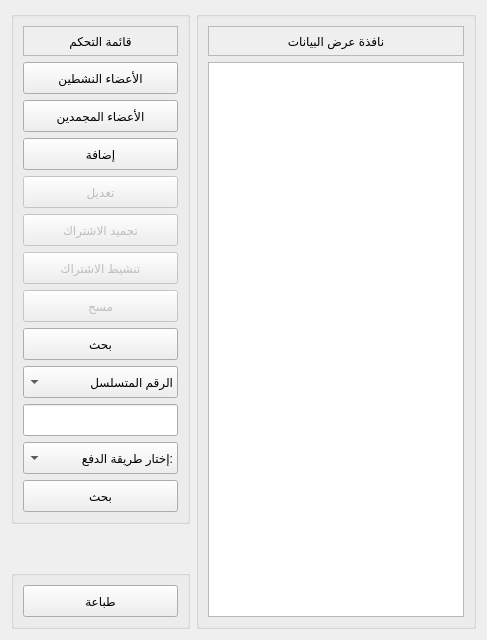
        <widget class="QWidget" name="addMemberTabPage1_2">
         <attribute name="title">
          <string>الأعضاء</string>
         </attribute>
         <layout class="QGridLayout" name="gridLayout">
          <item row="0" column="1">
           <layout class="QVBoxLayout" name="verticalLayout_17">
            <property name="sizeConstraint">
             <enum>QLayout::SetFixedSize</enum>
            </property>
            <item>
             <widget class="QGroupBox" name="groupBox_3">
              <property name="sizePolicy">
               <sizepolicy hsizetype="Preferred" vsizetype="Fixed">
                <horstretch>0</horstretch>
                <verstretch>0</verstretch>
               </sizepolicy>
              </property>
              <property name="layoutDirection">
               <enum>Qt::RightToLeft</enum>
              </property>
              <property name="title">
               <string/>
              </property>
              <layout class="QVBoxLayout" name="verticalLayout_15">
               <item>
                <widget class="QLabel" name="label_3">
                 <property name="minimumSize">
                  <size>
                   <width>0</width>
                   <height>30</height>
                  </size>
                 </property>
                 <property name="autoFillBackground">
                  <bool>true</bool>
                 </property>
                 <property name="frameShape">
                  <enum>QFrame::StyledPanel</enum>
                 </property>
                 <property name="text">
                  <string>قائمة التحكم</string>
                 </property>
                 <property name="alignment">
                  <set>Qt::AlignCenter</set>
                 </property>
                </widget>
               </item>
               <item>
                <layout class="QVBoxLayout" name="verticalLayout_4">
                 <item>
                  <widget class="QPushButton" name="showAllMemberInfoBtn">
                   <property name="enabled">
                    <bool>true</bool>
                   </property>
                   <property name="sizePolicy">
                    <sizepolicy hsizetype="Preferred" vsizetype="Fixed">
                     <horstretch>0</horstretch>
                     <verstretch>0</verstretch>
                    </sizepolicy>
                   </property>
                   <property name="minimumSize">
                    <size>
                     <width>155</width>
                     <height>32</height>
                    </size>
                   </property>
                   <property name="layoutDirection">
                    <enum>Qt::RightToLeft</enum>
                   </property>
                   <property name="text">
                    <string>الأعضاء النشطين</string>
                   </property>
                   <property name="checkable">
                    <bool>false</bool>
                   </property>
                  </widget>
                 </item>
                 <item>
                  <widget class="QPushButton" name="inactiveMemBtn">
                   <property name="enabled">
                    <bool>true</bool>
                   </property>
                   <property name="sizePolicy">
                    <sizepolicy hsizetype="Preferred" vsizetype="Fixed">
                     <horstretch>0</horstretch>
                     <verstretch>0</verstretch>
                    </sizepolicy>
                   </property>
                   <property name="minimumSize">
                    <size>
                     <width>155</width>
                     <height>32</height>
                    </size>
                   </property>
                   <property name="layoutDirection">
                    <enum>Qt::RightToLeft</enum>
                   </property>
                   <property name="text">
                    <string>الأعضاء المجمدين</string>
                   </property>
                   <property name="checkable">
                    <bool>false</bool>
                   </property>
                  </widget>
                 </item>
                 <item>
                  <widget class="QPushButton" name="addMemberBtn">
                   <property name="enabled">
                    <bool>true</bool>
                   </property>
                   <property name="sizePolicy">
                    <sizepolicy hsizetype="Preferred" vsizetype="Fixed">
                     <horstretch>0</horstretch>
                     <verstretch>0</verstretch>
                    </sizepolicy>
                   </property>
                   <property name="minimumSize">
                    <size>
                     <width>155</width>
                     <height>32</height>
                    </size>
                   </property>
                   <property name="layoutDirection">
                    <enum>Qt::RightToLeft</enum>
                   </property>
                   <property name="text">
                    <string>إضافة</string>
                   </property>
                   <property name="checkable">
                    <bool>false</bool>
                   </property>
                  </widget>
                 </item>
                 <item>
                  <widget class="QPushButton" name="editBtn">
                   <property name="enabled">
                    <bool>false</bool>
                   </property>
                   <property name="sizePolicy">
                    <sizepolicy hsizetype="Preferred" vsizetype="Fixed">
                     <horstretch>0</horstretch>
                     <verstretch>0</verstretch>
                    </sizepolicy>
                   </property>
                   <property name="minimumSize">
                    <size>
                     <width>155</width>
                     <height>32</height>
                    </size>
                   </property>
                   <property name="layoutDirection">
                    <enum>Qt::RightToLeft</enum>
                   </property>
                   <property name="text">
                    <string>تعديل</string>
                   </property>
                   <property name="checkable">
                    <bool>false</bool>
                   </property>
                  </widget>
                 </item>
                 <item>
                  <widget class="QPushButton" name="deactivateMemBtn">
                   <property name="enabled">
                    <bool>false</bool>
                   </property>
                   <property name="sizePolicy">
                    <sizepolicy hsizetype="Preferred" vsizetype="Fixed">
                     <horstretch>0</horstretch>
                     <verstretch>0</verstretch>
                    </sizepolicy>
                   </property>
                   <property name="minimumSize">
                    <size>
                     <width>155</width>
                     <height>32</height>
                    </size>
                   </property>
                   <property name="layoutDirection">
                    <enum>Qt::RightToLeft</enum>
                   </property>
                   <property name="text">
                    <string>تجميد الاشتراك</string>
                   </property>
                   <property name="checkable">
                    <bool>false</bool>
                   </property>
                  </widget>
                 </item>
                 <item>
                  <widget class="QPushButton" name="activateMemBtn">
                   <property name="enabled">
                    <bool>false</bool>
                   </property>
                   <property name="sizePolicy">
                    <sizepolicy hsizetype="Preferred" vsizetype="Fixed">
                     <horstretch>0</horstretch>
                     <verstretch>0</verstretch>
                    </sizepolicy>
                   </property>
                   <property name="minimumSize">
                    <size>
                     <width>155</width>
                     <height>32</height>
                    </size>
                   </property>
                   <property name="layoutDirection">
                    <enum>Qt::RightToLeft</enum>
                   </property>
                   <property name="text">
                    <string>تنشيط الاشتراك</string>
                   </property>
                   <property name="checkable">
                    <bool>false</bool>
                   </property>
                  </widget>
                 </item>
                 <item>
                  <widget class="QPushButton" name="removeBtn">
                   <property name="enabled">
                    <bool>false</bool>
                   </property>
                   <property name="sizePolicy">
                    <sizepolicy hsizetype="Preferred" vsizetype="Fixed">
                     <horstretch>0</horstretch>
                     <verstretch>0</verstretch>
                    </sizepolicy>
                   </property>
                   <property name="minimumSize">
                    <size>
                     <width>155</width>
                     <height>32</height>
                    </size>
                   </property>
                   <property name="layoutDirection">
                    <enum>Qt::RightToLeft</enum>
                   </property>
                   <property name="text">
                    <string>مسح</string>
                   </property>
                   <property name="checkable">
                    <bool>false</bool>
                   </property>
                  </widget>
                 </item>
                 <item>
                  <widget class="QPushButton" name="findBtn_2">
                   <property name="enabled">
                    <bool>true</bool>
                   </property>
                   <property name="sizePolicy">
                    <sizepolicy hsizetype="Preferred" vsizetype="Fixed">
                     <horstretch>0</horstretch>
                     <verstretch>0</verstretch>
                    </sizepolicy>
                   </property>
                   <property name="minimumSize">
                    <size>
                     <width>155</width>
                     <height>32</height>
                    </size>
                   </property>
                   <property name="sizeIncrement">
                    <size>
                     <width>140</width>
                     <height>32</height>
                    </size>
                   </property>
                   <property name="layoutDirection">
                    <enum>Qt::RightToLeft</enum>
                   </property>
                   <property name="text">
                    <string>بحث</string>
                   </property>
                   <property name="checkable">
                    <bool>false</bool>
                   </property>
                  </widget>
                 </item>
                 <item>
                  <widget class="QComboBox" name="searchBy">
                   <property name="enabled">
                    <bool>true</bool>
                   </property>
                   <property name="sizePolicy">
                    <sizepolicy hsizetype="Preferred" vsizetype="Fixed">
                     <horstretch>0</horstretch>
                     <verstretch>0</verstretch>
                    </sizepolicy>
                   </property>
                   <property name="minimumSize">
                    <size>
                     <width>155</width>
                     <height>32</height>
                    </size>
                   </property>
                   <property name="layoutDirection">
                    <enum>Qt::RightToLeft</enum>
                   </property>
                   <property name="currentText">
                    <string>الرقم المتسلسل</string>
                   </property>
                   <property name="maxVisibleItems">
                    <number>20</number>
                   </property>
                   <property name="duplicatesEnabled">
                    <bool>false</bool>
                   </property>
                   <item>
                    <property name="text">
                     <string>الرقم المتسلسل</string>
                    </property>
                   </item>
                   <item>
                    <property name="text">
                     <string>الإسم</string>
                    </property>
                   </item>
                   <item>
                    <property name="text">
                     <string>التلفون</string>
                    </property>
                   </item>
                   <item>
                    <property name="text">
                     <string>طريقة الدفع</string>
                    </property>
                   </item>
                   <item>
                    <property name="text">
                     <string>قيمة الدفع</string>
                    </property>
                   </item>
                  </widget>
                 </item>
                 <item>
                  <widget class="QLineEdit" name="searchInput">
                   <property name="enabled">
                    <bool>true</bool>
                   </property>
                   <property name="sizePolicy">
                    <sizepolicy hsizetype="Preferred" vsizetype="Fixed">
                     <horstretch>0</horstretch>
                     <verstretch>0</verstretch>
                    </sizepolicy>
                   </property>
                   <property name="minimumSize">
                    <size>
                     <width>155</width>
                     <height>32</height>
                    </size>
                   </property>
                   <property name="layoutDirection">
                    <enum>Qt::RightToLeft</enum>
                   </property>
                  </widget>
                 </item>
                 <item>
                  <widget class="QComboBox" name="selectMethodSB">
                   <property name="enabled">
                    <bool>true</bool>
                   </property>
                   <property name="sizePolicy">
                    <sizepolicy hsizetype="Preferred" vsizetype="Fixed">
                     <horstretch>0</horstretch>
                     <verstretch>0</verstretch>
                    </sizepolicy>
                   </property>
                   <property name="minimumSize">
                    <size>
                     <width>155</width>
                     <height>32</height>
                    </size>
                   </property>
                   <property name="layoutDirection">
                    <enum>Qt::RightToLeft</enum>
                   </property>
                   <property name="currentText">
                    <string>إختار طريقة الدفع:</string>
                   </property>
                   <property name="maxVisibleItems">
                    <number>20</number>
                   </property>
                   <property name="duplicatesEnabled">
                    <bool>false</bool>
                   </property>
                   <item>
                    <property name="text">
                     <string>إختار طريقة الدفع:</string>
                    </property>
                   </item>
                   <item>
                    <property name="text">
                     <string>Direct Debt</string>
                    </property>
                   </item>
                   <item>
                    <property name="text">
                     <string>Cash</string>
                    </property>
                   </item>
                   <item>
                    <property name="text">
                     <string>Transfer</string>
                    </property>
                   </item>
                   <item>
                    <property name="text">
                     <string>Bank Draft</string>
                    </property>
                   </item>
                  </widget>
                 </item>
                 <item>
                  <widget class="QPushButton" name="findBtn">
                   <property name="enabled">
                    <bool>true</bool>
                   </property>
                   <property name="sizePolicy">
                    <sizepolicy hsizetype="Preferred" vsizetype="Fixed">
                     <horstretch>0</horstretch>
                     <verstretch>0</verstretch>
                    </sizepolicy>
                   </property>
                   <property name="minimumSize">
                    <size>
                     <width>155</width>
                     <height>32</height>
                    </size>
                   </property>
                   <property name="layoutDirection">
                    <enum>Qt::RightToLeft</enum>
                   </property>
                   <property name="text">
                    <string>بحث</string>
                   </property>
                   <property name="checkable">
                    <bool>false</bool>
                   </property>
                  </widget>
                 </item>
                </layout>
               </item>
              </layout>
             </widget>
            </item>
            <item>
             <spacer name="verticalSpacer_4">
              <property name="layoutDirection">
               <enum>Qt::RightToLeft</enum>
              </property>
              <property name="orientation">
               <enum>Qt::Vertical</enum>
              </property>
              <property name="sizeHint" stdset="0">
               <size>
                <width>20</width>
                <height>40</height>
               </size>
              </property>
             </spacer>
            </item>
            <item>
             <widget class="QGroupBox" name="groupBox_6">
              <property name="sizePolicy">
               <sizepolicy hsizetype="Preferred" vsizetype="Fixed">
                <horstretch>0</horstretch>
                <verstretch>0</verstretch>
               </sizepolicy>
              </property>
              <property name="layoutDirection">
               <enum>Qt::RightToLeft</enum>
              </property>
              <property name="title">
               <string/>
              </property>
              <layout class="QVBoxLayout" name="verticalLayout_26">
               <item>
                <layout class="QVBoxLayout" name="verticalLayout_10">
                 <item>
                  <widget class="QPushButton" name="basicInfoPrintBtn">
                   <property name="enabled">
                    <bool>true</bool>
                   </property>
                   <property name="sizePolicy">
                    <sizepolicy hsizetype="Preferred" vsizetype="Fixed">
                     <horstretch>0</horstretch>
                     <verstretch>0</verstretch>
                    </sizepolicy>
                   </property>
                   <property name="minimumSize">
                    <size>
                     <width>140</width>
                     <height>32</height>
                    </size>
                   </property>
                   <property name="layoutDirection">
                    <enum>Qt::RightToLeft</enum>
                   </property>
                   <property name="text">
                    <string>طباعة</string>
                   </property>
                   <property name="checkable">
                    <bool>false</bool>
                   </property>
                  </widget>
                 </item>
                </layout>
               </item>
              </layout>
             </widget>
            </item>
           </layout>
          </item>
          <item row="0" column="2">
           <widget class="QGroupBox" name="groupBox_2">
            <property name="sizePolicy">
             <sizepolicy hsizetype="Expanding" vsizetype="Expanding">
              <horstretch>0</horstretch>
              <verstretch>0</verstretch>
             </sizepolicy>
            </property>
            <property name="layoutDirection">
             <enum>Qt::RightToLeft</enum>
            </property>
            <property name="title">
             <string/>
            </property>
            <property name="alignment">
             <set>Qt::AlignLeading|Qt::AlignLeft|Qt::AlignVCenter</set>
            </property>
            <layout class="QGridLayout" name="gridLayout_9">
             <item row="0" column="0">
              <layout class="QVBoxLayout" name="verticalLayout_8">
               <item>
                <widget class="QLabel" name="label_6">
                 <property name="sizePolicy">
                  <sizepolicy hsizetype="Preferred" vsizetype="Fixed">
                   <horstretch>0</horstretch>
                   <verstretch>0</verstretch>
                  </sizepolicy>
                 </property>
                 <property name="minimumSize">
                  <size>
                   <width>0</width>
                   <height>30</height>
                  </size>
                 </property>
                 <property name="autoFillBackground">
                  <bool>true</bool>
                 </property>
                 <property name="frameShape">
                  <enum>QFrame::StyledPanel</enum>
                 </property>
                 <property name="text">
                  <string>نافذة عرض البيانات</string>
                 </property>
                 <property name="alignment">
                  <set>Qt::AlignCenter</set>
                 </property>
                </widget>
               </item>
               <item>
                <widget class="QTableView" name="basicInfoTV">
                 <property name="sizePolicy">
                  <sizepolicy hsizetype="Preferred" vsizetype="Preferred">
                   <horstretch>0</horstretch>
                   <verstretch>0</verstretch>
                  </sizepolicy>
                 </property>
                 <property name="layoutDirection">
                  <enum>Qt::RightToLeft</enum>
                 </property>
                 <property name="selectionBehavior">
                  <enum>QAbstractItemView::SelectRows</enum>
                 </property>
                 <property name="sortingEnabled">
                  <bool>false</bool>
                 </property>
                 <property name="wordWrap">
                  <bool>true</bool>
                 </property>
                 <attribute name="verticalHeaderStretchLastSection">
                  <bool>false</bool>
                 </attribute>
                </widget>
               </item>
              </layout>
             </item>
            </layout>
           </widget>
          </item>
         </layout>
         <zorder>groupBox_2</zorder>
         <zorder></zorder>
        </widget>
